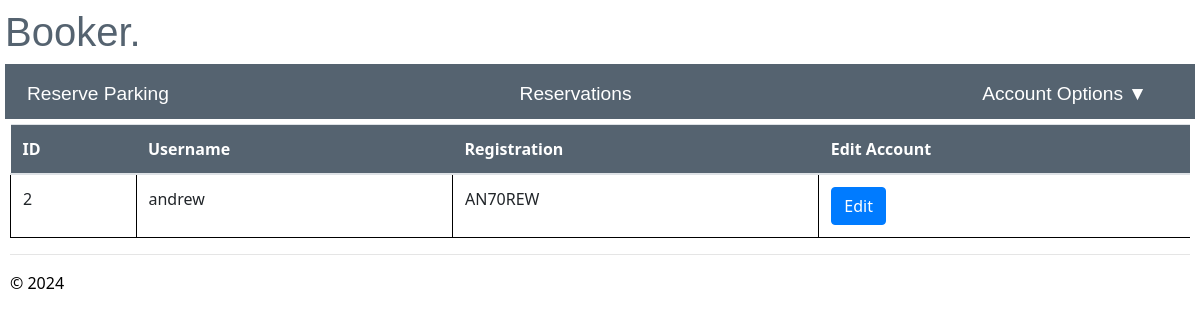
/manage_account (signed in), run on the app's committed database.
### app/models/models.py (models this page shows)
class User(db.Model, UserMixin):
    id = db.Column(db.Integer, primary_key=True, nullable=False)
    username = db.Column(db.String(20), nullable=False, unique=True)
    registration = db.Column(db.String(9), nullable=False, unique=True)
    password = db.Column(db.String(255), nullable=False)
    role = db.Column(db.String(5), nullable=False, default='user')
    authorised =db.Column(db.String(1), nullable=False, default='N')
    failed_login_attempts = db.Column(db.Integer,nullable=False, default=0)
    reservation = db.relationship('reserve', backref='user')

### app/user/routes.py (the view)
@bp.route("/manage_account", methods=['GET', 'POST'])
@login_required
@check_authorisation
def manage_account():
    try:
        account = User.query.filter_by(username=current_user.username).all()
        current_app.logger.info('Username: %s accessed manage_account', current_user.username)
        return render_template('manage_account.html', account=account)
    except Exception as e:
                flash("There has been an error loading manage accounts ")
                current_app.logger.warning('Username: %s had a failure loading manage accounts', current_user.username)
                return redirect(url_for('user.reserve_parking'))

### app/__init__.py (called while the page is built)
def create_app():
    app = Flask(__name__)
    env_config = os.getenv("PROD_APP_SETTINGS", "config.Config")
    app.config.from_object(env_config)
    db.init_app(app)
    login_manager.init_app(app)
    app.logger.setLevel(logging.INFO)
    handler = RotatingFileHandler('app.log', maxBytes=10240, backupCount=10)
    handler.setLevel(logging.INFO)
    formatter = logging.Formatter('%(asctime)s - %(levelname)s - %(message)s', datefmt='%Y-%m-%d %H:%M:%S')
    handler.setFormatter(formatter)
    app.logger.addHandler(handler)
    from app.main import bp as main_bp
    app.register_blueprint(main_bp)
    from app.user import bp as user_bp
    app.register_blueprint(user_bp)
    from app.admin import bp as admin_bp
    app.register_blueprint(admin_bp)
    @login_manager.user_loader
    def load_user(user_id):
        return User.query.get(int(user_id))
    return app

### app/main/routes.py (called while the page is built)
def check_authorisation(func):
    @wraps(func)
    def decorated_function(*args, **kwargs):
        if current_user.authorised == 'Y':
            return func(*args, **kwargs)
        else:
            current_app.logger.warning('Username: %s attempted to access %s when they are not authorised', current_user.username, func.__name__)
            flash("You are not authorised to access this page")
            return redirect(url_for("user.login"))
    return decorated_function

### app/user/routes.py (called while the page is built)
@bp.before_app_request
def make_session_permanent():
    session.permanent = True
    current_app.permanent_session_lifetime = timedelta(seconds=60)

### app/user/templates/manage_account.html (shortened to what this page needs)
{% extends "layout.html" %}
{% block content %}
<table class='manage_account'>
  <table class="table table-hover">
    <thead class="tables">
      <th>ID</th>
      <th>Username</th>
      <th>Registration</th>
      <th>Edit Account</th>
    </thead>
    <tbody>
        {% for account in account %}
          <tr>
            <td>{{account.id}}</td>
            <td>{{account.username}}</td>
            <td>{{account.registration}}</td>
            <div class="edit_button">
                <td><a href='{{url_for("user.edit_account", id=account.id)}}' class='btn btn-primary'>Edit</a></td>
              </div>
          </tr>
      {%endfor%}
      </tbody>
  </table>
{% endblock %}

### app/static/site.css (style rules this page uses)
tr { border-bottom: 1px solid black; }
td { padding: 1em; border-left: 1px solid black; }
.tables { background-color: rgb(85, 99, 112); color: white; }

### app/main/templates/layout.html (style rules this page uses)
body { padding: 8px 5px 8px 5px; }

### data on the page
User: id "2", username "andrew", registration "AN70REW"
